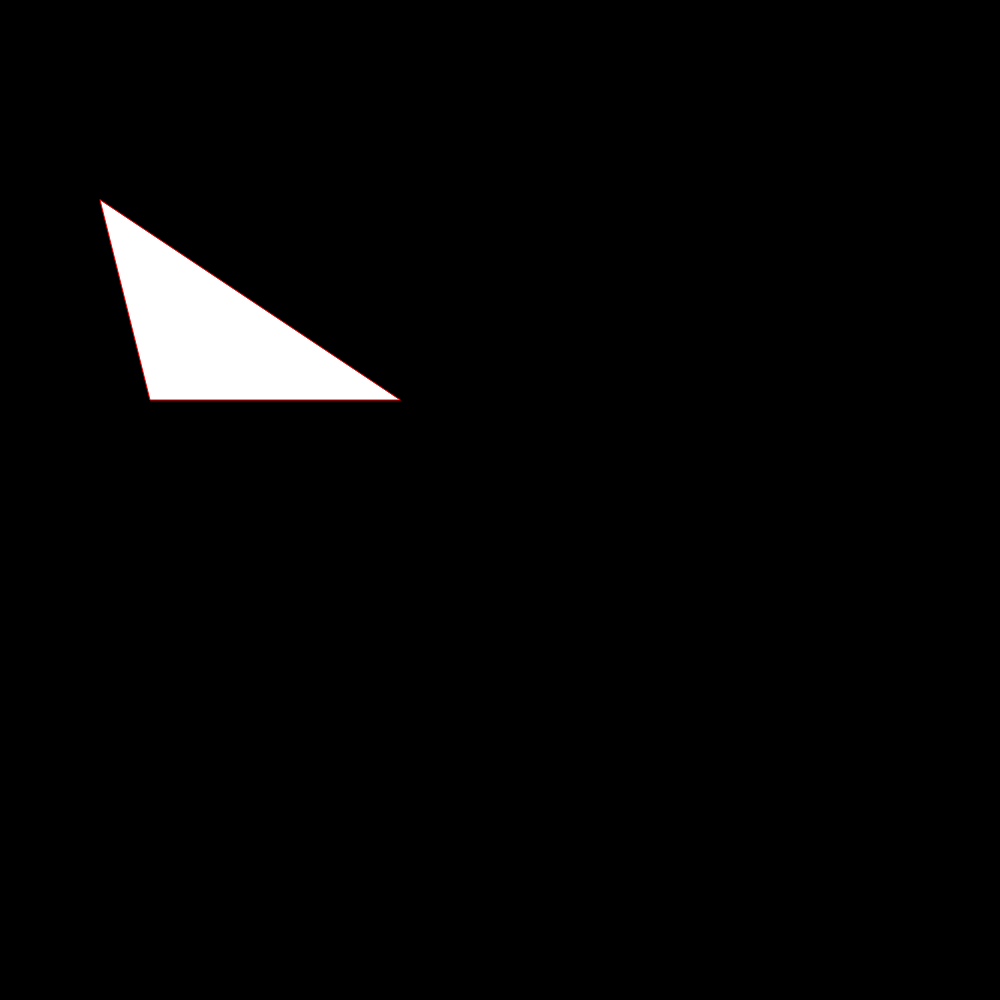
Frame 1 (no input)
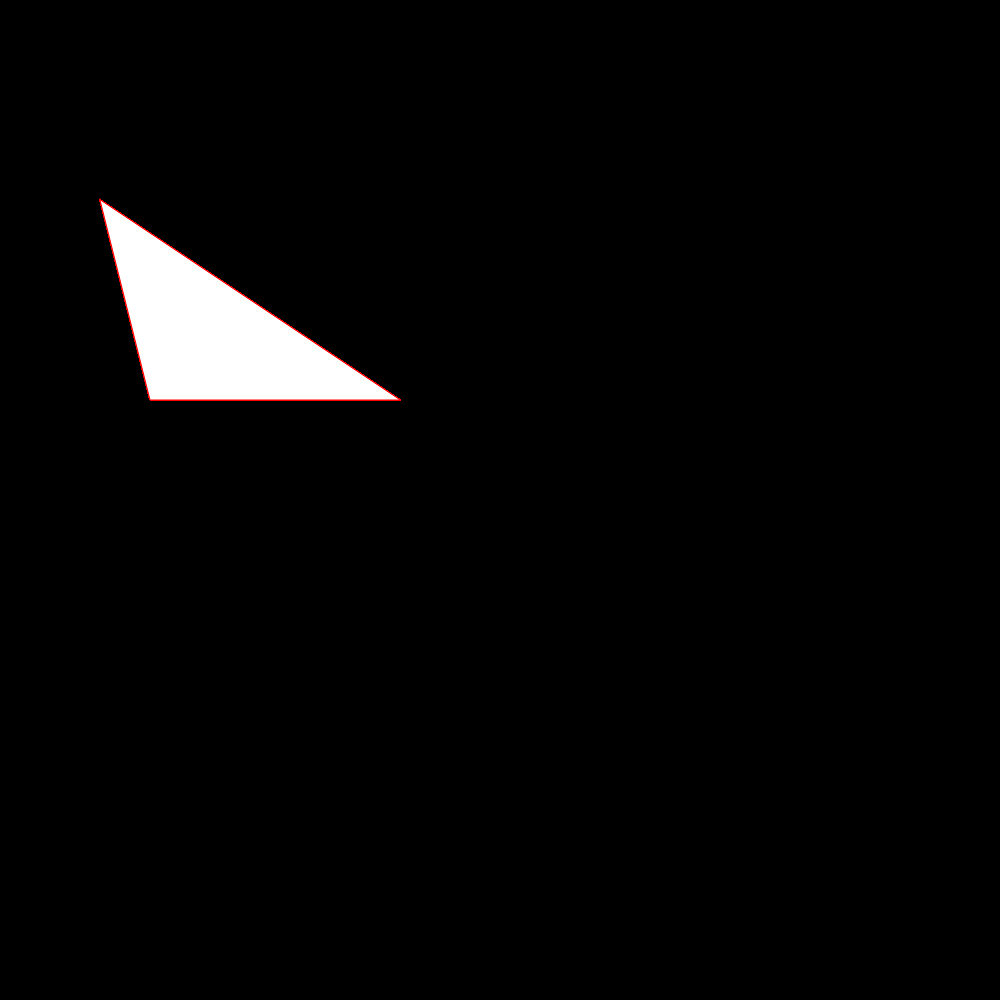
Frame 60 (no input)
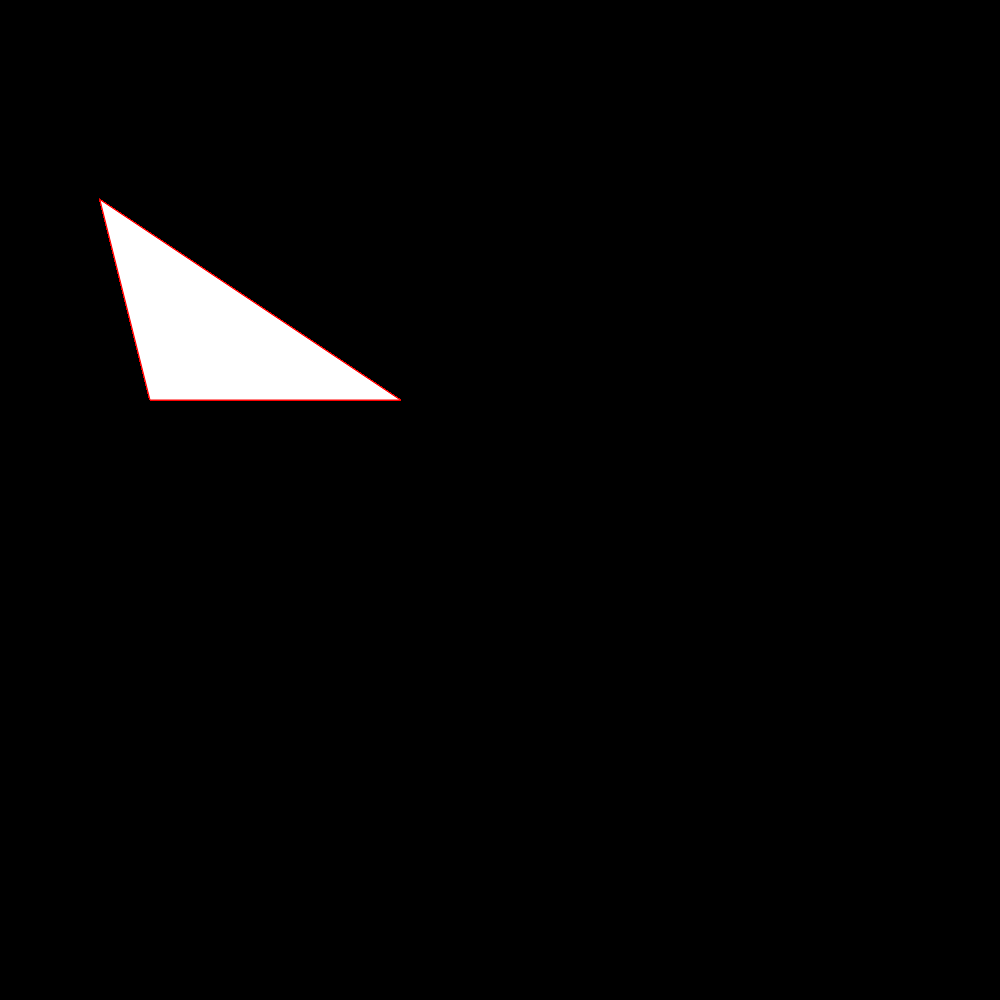
Frame 120 (the mouse pressed at the canvas centre since frame 60)

The p5.js sketch that drew these frames (run headless with seeded random() and noise() and a simulated clock; from frame 60 on, the mouse is pressed at the canvas centre):

// p5.js sketch
// ── sketch.js

function setup() {//configuraçao

createCanvas(1000,1000);//tamanho da tela

background("black");// cor de fundo

}

function draw() {//desenhar

stroke("red");//cor de contorno

triangle(100, 200,150,400,400,400);//tamanho do triangulo

}
